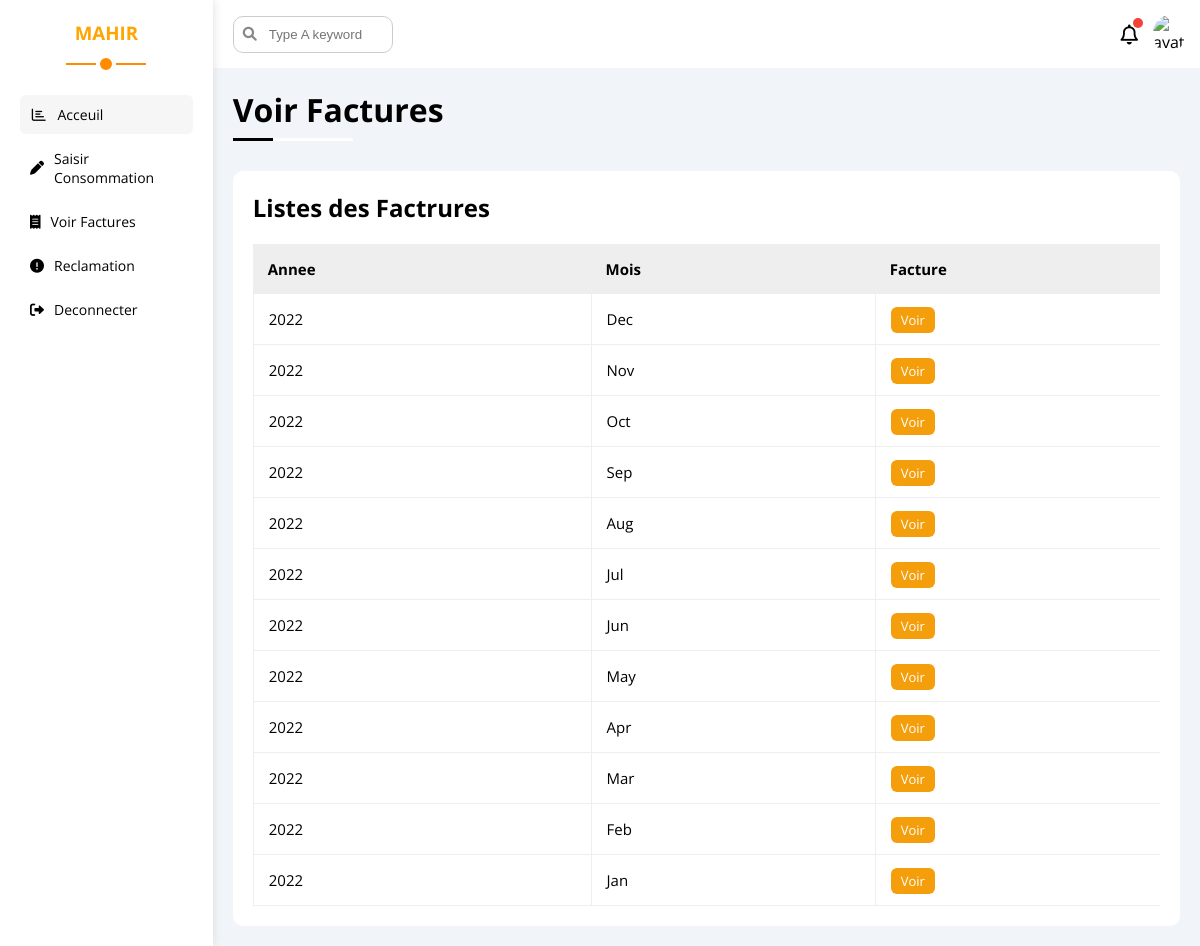
The app's page /client/factures.php (signed in) with its own data.
### tables this page shows
CREATE TABLE `facture` (
  `idFacture` int(11) NOT NULL,
  `idClient` int(11) NOT NULL,
  `idConsomation` int(11) NOT NULL,
  `dateFacture` date NOT NULL,
  `montantTTC` double NOT NULL,
  `montantHT` double NOT NULL,
  `mois` int(11) NOT NULL,
  `consomationMensuel` double NOT NULL,
  `valide` varchar(10) NOT NULL DEFAULT 'non'
);

### client/factures.php (the view, shortened to what this page needs)
<?php
require("../connexion.php") ;
$id_client = $_SESSION['client_id'] ;
$sql = "SELECT * FROM facture WHERE idClient='$id_client' AND facture.valide = 'oui' ORDER BY dateFacture DESC" ;
$factures = mysqli_query($conn,$sql) ;
?>
<?php
    include('../component/headA.php')
?>
<div class="page d-flex">
    <?php include("../component/sideBarC.php")?>
    <div class="content w-full">
        <?php include("../component/headerUsers.php")?>
            <h1 class="p-relative">Voir Factures</h1>
            <div class="projects p-20 bg-white rad-10 m-20">
                <h2 class="mt-0 mb-20">Listes des Factrures</h2>
                <div class="responsive-table">
                    <table class="fs-15 w-full">
                        <thead>
                            <tr>
                                <td>Annee</td>
                                <td>Mois</td>
                                <td>Facture</td>
                            </tr>
                        </thead>
                        <tbody>
                            <?php
                            while($row = mysqli_fetch_assoc($factures)){
                                $d = date_create($row['dateFacture']) ;
                                $anne =  date_format($d , "Y") ;
                                $mois =  date_format($d , "M") ;
                                echo '<tr>' ;
                                    echo '<td>'.$anne.'</td>' ;
                                    echo '<td>'.$mois.'</td>' ;
                                    echo '<td>
                                        <a class="label bg-orange c-white btn-shape" href ="facture.php?id='.$row['idFacture'].'">Voir</a>
                                    </td>' ;
                                echo '</tr>' ;
                            }
                            ?>
                        </tbody>
                    </table>
                </div>
            </div>
    </div>
</div>
</body>
</html>

### css/admin/framework.css (style rules this page uses)
:root { --blue-color : #0075ff ; --blue-alt-color : #0d69d5 ; --orange-color : #f59e0b ; --green-color : #22c55e ; --red-color : #f44336 ; --gray-color : #888 ; }
.d-flex { display: flex; }
.p-20 { padding: 20px; }
.m-20 { margin: 20px; }
.mt-0 { margin-top: 0; }
.mb-20 { margin-bottom : 20px ; }
.w-full { width: 100%; }
.bg-white { background-color: white; }
.bg-orange { background-color: var(--orange-color); }
.c-white { color : white ; }
.p-relative { position: relative; }
.fs-15 { font-size : 15px ; }
.rad-10 { border-radius: 10px; }
.btn-shape { padding : 4px 10px ; border-radius : 6px ; }

### css/admin/master.css (style rules this page uses)
:root { --blue-color : #FFA500 ; --blue-alt-color : #FF8C00 ; --orange-color : #f59e0b ; --green-color : #22c55e ; --red-color : #f44336 ; --gray-color : #888 ; }
* { box-sizing: border-box; }
a { text-decoration: none ; }
.page { background: #f1f5f9; min-height : 100vh ; }
.content { overflow: hidden; }
.page h1 { margin : 20px 20px 40px ; }
.page h1::before , .page h1::after { content: ""; position: absolute; height: 3px; bottom: -10px; left : 0 ; }
.page h1::before { width: 120px; background-color: white; }
.page h1::after { width: 40px; background-color: black; }
.projects .responsive-table { overflow-x : auto ; }
.projects table { min-width : 1000px ; border-spacing: 0; }
.projects table td { padding : 15px ; }
.projects thead td { background-color : #EEE ; font-weight : bold ; }
.projects tbody td { border-bottom : 1px solid #EEE ; border-left : 1px solid #EEE ; transition : 0.3s ; }
.projects tbody tr td:last-child { border-right : 1px solid #EEE ; }
.projects table .label { font-size : 13px ; }

### records on screen
facture: dateFacture "2022", dateFacture "Dec"
facture: dateFacture "2022", dateFacture "Nov"
facture: dateFacture "2022", dateFacture "Oct"
facture: dateFacture "2022", dateFacture "Sep"
facture: dateFacture "2022", dateFacture "Aug"
facture: dateFacture "2022", dateFacture "Jul"
facture: dateFacture "2022", dateFacture "Jun"
facture: dateFacture "2022", dateFacture "May"
facture: dateFacture "2022", dateFacture "Apr"
facture: dateFacture "2022", dateFacture "Mar"
facture: dateFacture "2022", dateFacture "Feb"
facture: dateFacture "2022", dateFacture "Jan"

### other values on screen
$_SESSION['client_nom'] "MAHIR"
